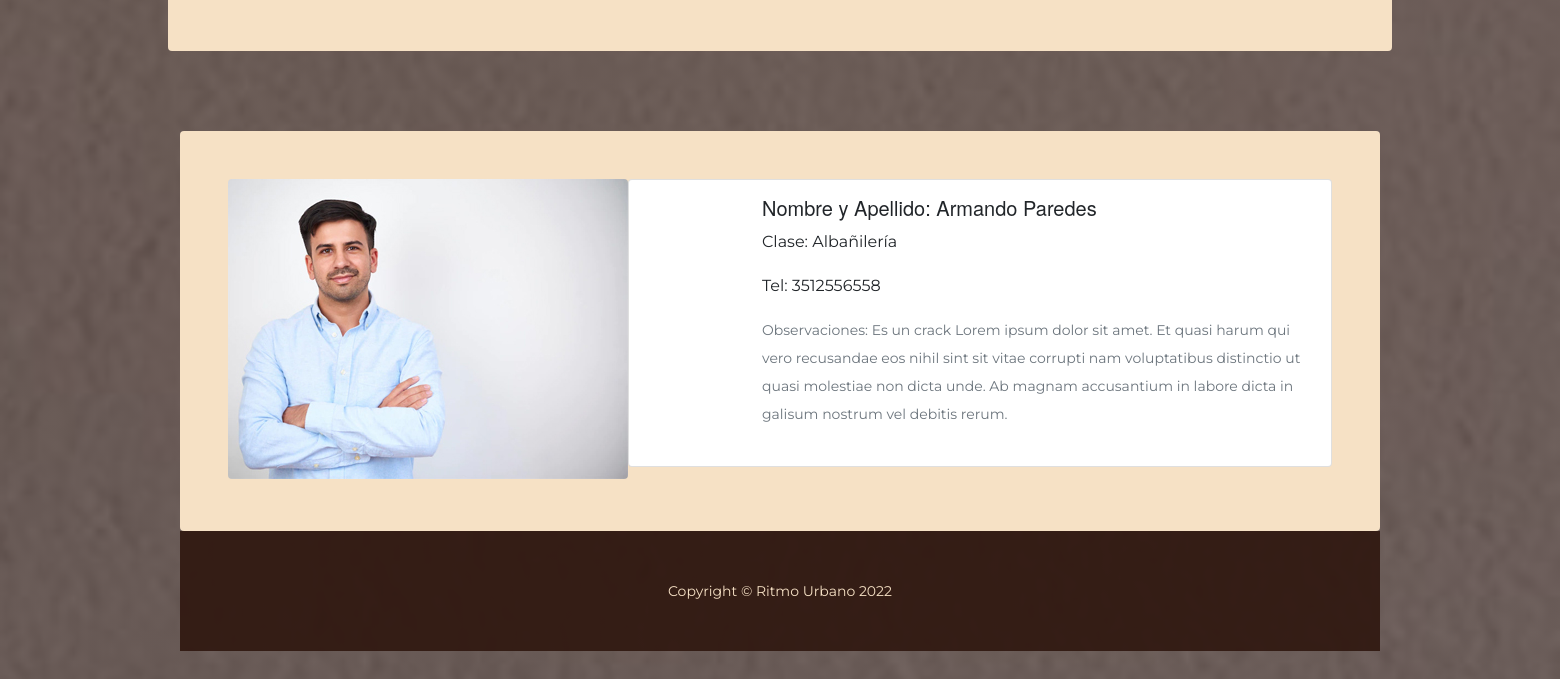
Before: /alumno (lower part) with the older database file.
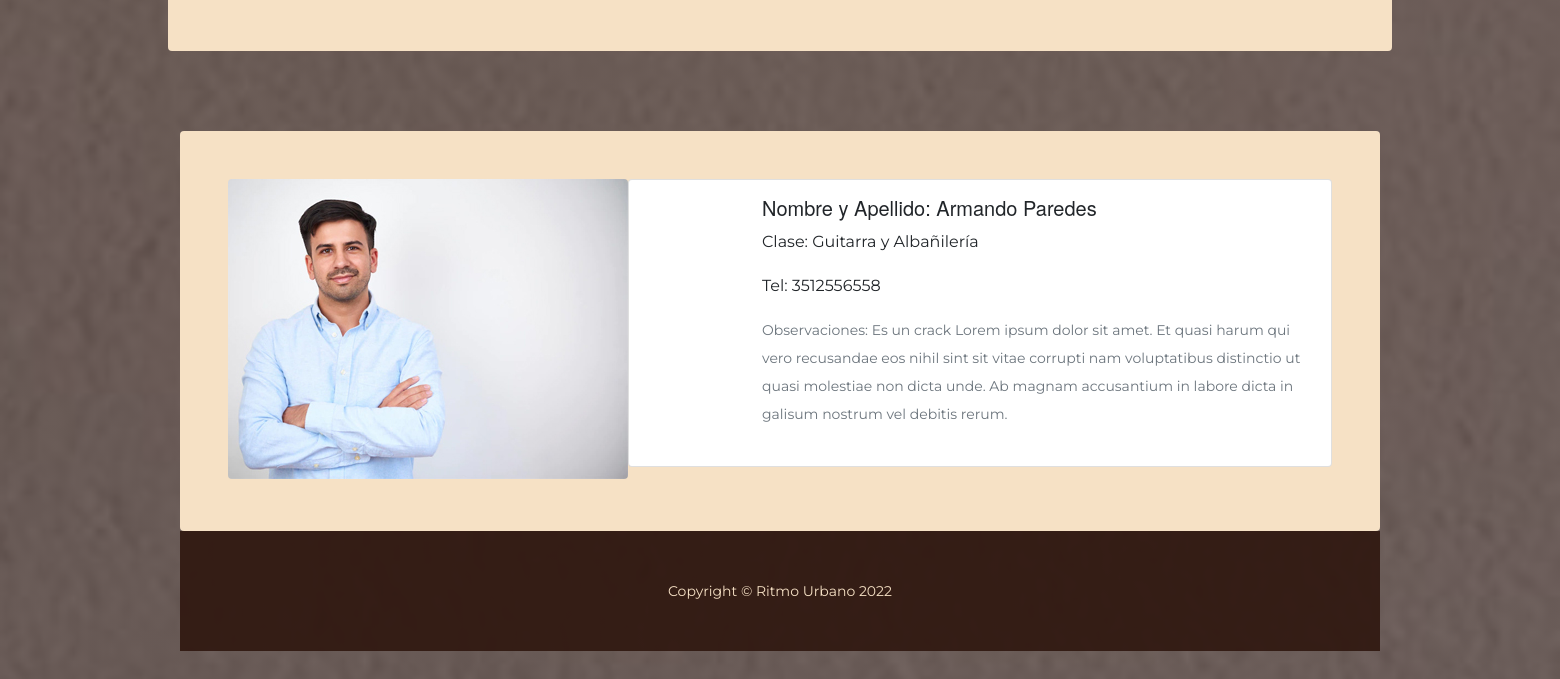
After: the same page with the newer database file.
### AppRitmoUrbano/models.py (models this page shows, shortened)
class Alumno(models.Model):
    imagen = models.ImageField(upload_to='media/alumnos', null=True, blank = True)
    nombre = models.CharField(max_length=40)
    apellido = models.CharField(max_length=40)
    curso = models.CharField(max_length=40)
    email = models.EmailField
    telefono = models.IntegerField()
    observaciones = models.TextField()

### AppRitmoUrbano/views.py (the view)
# urls.py: path('alumno',views.leerAlumno, name="LeerAlumno"),
def leerAlumno(request):
    alumno = Alumno.objects.all()
    contexto= {"alumno":alumno}
    return render(request, "AppRitmoUrbano/leeralumno.html", contexto)

### AppRitmoUrbano/templates/AppRitmoUrbano/leeralumno.html (shortened to what this page needs)
{% extends "AppRitmoUrbano/index.html" %}
{% load static %}
{% block contenidoQueCambia %}
<br>
    <br><br>
    {% for p in alumno %}
    <section class="page-section">
        <div class="container">
            <div class="product-item">
                <div class="product-item-title d-flex">
                            <div class="bg-faded p-5 d-flex ms-auto rounded">
                            <img src="{{p.imagen.url}}" class="product-item-img mx-auto d-flex rounded img-fluid mb-4 mb-lg-1" alt="...">
            <div class="card mb-3">
                <div class="row g-0">
                  <div class="col-md-2">
                  </div>
                  <div class="col-md-10">
                    <div class="card-body">
                      <h5 class="card-title" style= "font-family: montserrat semibold, helvetica neue, open sans, source sans pro">Nombre y Apellido: {{p.nombre}} {{p.apellido}}</h5>
                      <p class="card-text" style= "font-family: montserrat, helvetica neue, open sans, source sans pro">Clase: {{p.curso}}</p>
                      <p class="card-text" style= "font-family: montserrat, helvetica neue, open sans, source sans pro">Tel: {{p.telefono}}</p>
                      <p class="card-text" style= "font-family: montserrat, helvetica neue, open sans, source sans pro"><small class="text-muted">Observaciones: {{p.observaciones}}</small></p>
                    </div>
                  </div>
                </div>
            </div>
        </div>
            </div>
    <br>
    <br>
    {% endfor %}
{% endblock %}

Changed rows visible on the page:
changed Alumno "Armando": curso "Albañilería" → "Guitarra y Albañilería"
